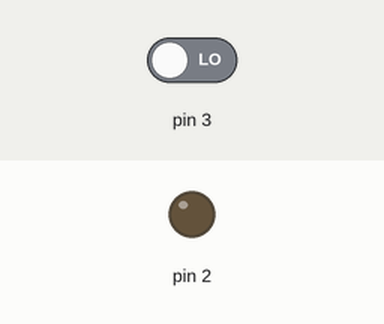
The sketch below on a simulated Arduino Uno, built with avr-gcc and run on an emulated ATmega328P. Parts: output pins drawn as LEDs (lit = HIGH). The inputs (shaded band) are chosen by the test bench; at power-on: pin 3 LOW.

Above: at 1.2 s.
1.3 s: pin 3 driven HIGH
At 4.35 s:
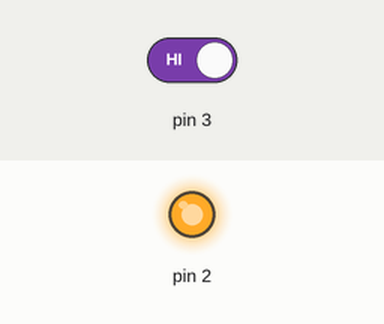
Timing chart, 0 to 8.8 s (numbered marks = the images above; inputs shaded):
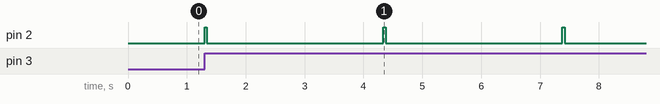

Measured:
- after the input at 1.3 s, pin 2: alternates HIGH for 0.04 s and LOW for 3.0 s, starting at once

The sketch:

pistola_magn_tica.ino
```cpp
void setup() {
  pinMode(2, OUTPUT);
  pinMode(3, INPUT);
}

void loop() {
  if(digitalRead(3)==HIGH){
    digitalWrite(2, HIGH);
    delay(40);
    digitalWrite(2, LOW);
    delay(3000);
  }
}
```
